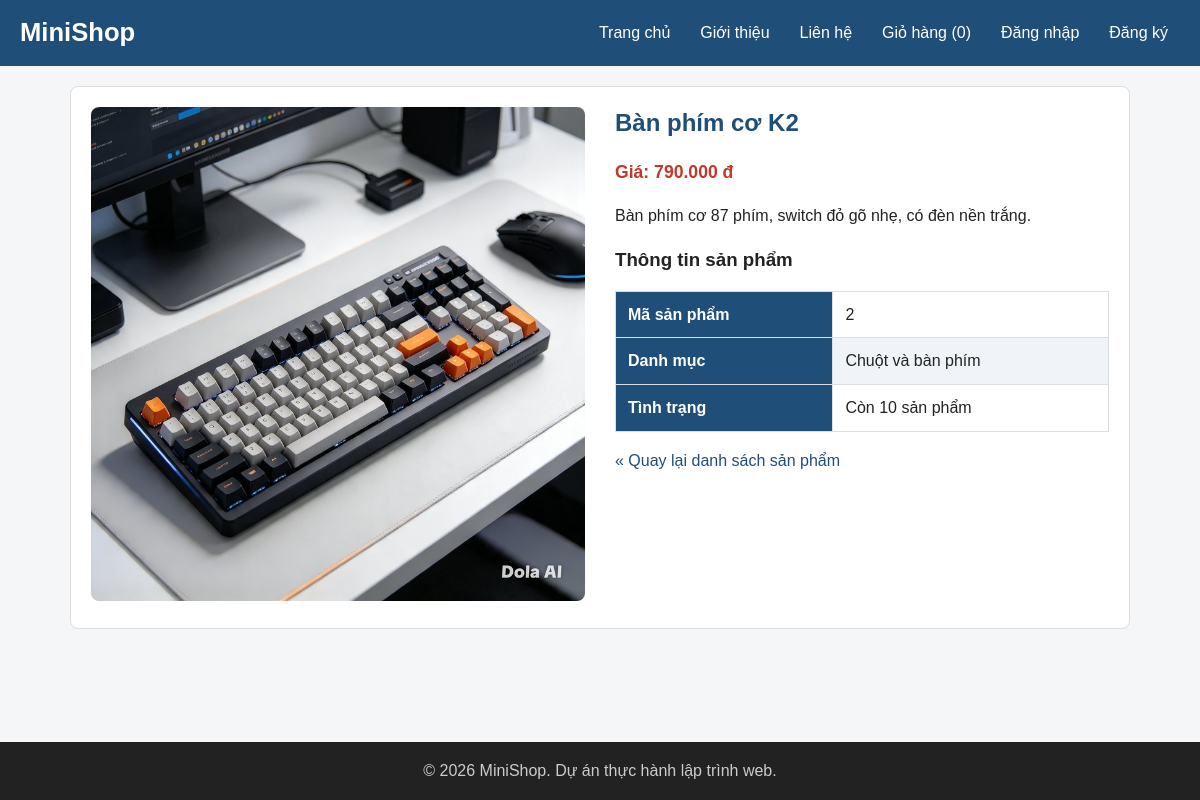
/product.php?id=2, run on the app's committed database.
### tables this page shows
CREATE TABLE products (
    id          INT UNSIGNED AUTO_INCREMENT PRIMARY KEY,
    category_id INT UNSIGNED NOT NULL,
    name        VARCHAR(200) NOT NULL,
    price       INT UNSIGNED NOT NULL,
    description TEXT,
    image       VARCHAR(255) NOT NULL DEFAULT 'images/sp01.jpg',
    stock       INT UNSIGNED NOT NULL DEFAULT 0,
    created_at  DATETIME NOT NULL DEFAULT CURRENT_TIMESTAMP,
    FOREIGN KEY (category_id) REFERENCES categories (id)
);

CREATE TABLE categories (
    id   INT UNSIGNED AUTO_INCREMENT PRIMARY KEY,
    name VARCHAR(100) NOT NULL
);

### includes/functions.php (called while the page is built)
<?php
function e($value)
{
    return htmlspecialchars((string) $value, ENT_QUOTES, 'UTF-8');
}
function format_price($amount)
{
    return number_format((int) $amount, 0, ',', '.') . ' đ';
}
function url($path = '')
{
    return BASE_URL . ltrim($path, '/');
}

### product.php (the view, shortened to what this page needs)
<?php
require __DIR__ . '/includes/init.php';
$id = (int) ($_GET['id'] ?? 0);
$stmt = $pdo->prepare(
    'SELECT p.*, c.name AS category_name
     FROM products p
     JOIN categories c ON c.id = p.category_id
     WHERE p.id = ?'
);
$stmt->execute([$id]);
$product = $stmt->fetch();
require __DIR__ . '/includes/header.php';
?>
<article class="product-detail">
    <div class="product-image">
        <img src="<?= url($product['image']) ?>" alt="<?= e($product['name']) ?>">
    </div>
    <div class="product-info">
        <h2><?= e($product['name']) ?></h2>
        <p class="price">Giá: <strong><?= format_price($product['price']) ?></strong></p>
        <p><?= nl2br(e($product['description'])) ?></p>
        <h3>Thông tin sản phẩm</h3>
        <table>
            <tbody>
                <tr>
                    <th>Mã sản phẩm</th>
                    <td><?= $product['id'] ?></td>
                </tr>
                <tr>
                    <th>Danh mục</th>
                    <td><?= e($product['category_name']) ?></td>
                </tr>
                <tr>
                    <th>Tình trạng</th>
                    <td><?= $product['stock'] > 0 ? 'Còn ' . $product['stock'] . ' sản phẩm' : 'Hết hàng' ?></td>
                </tr>
            </tbody>
        </table>
        <p><a href="<?= url('index.php') ?>">&laquo; Quay lại danh sách sản phẩm</a></p>
    </div>
</article>
<?php require __DIR__ . '/includes/footer.php'; ?>

### css/style.css (style rules this page uses)
:root { --primary: #1f4e79; --primary-dark: #163a5a; --accent: #e67e22; --accent-dark: #cf6d17; --text: #222222; --muted: #666666; --border: #dddddd; --bg: #f5f6f8; --white: #ffffff; --danger: #c0392b; }
* { box-sizing: border-box; }
body { margin: 0; font-family: Arial, Helvetica, sans-serif; font-size: 16px; line-height: 1.6; color: var(--text); background-color: var(--bg); }
h1, h2, h3 { line-height: 1.3; }
h2 { color: var(--primary); }
a { color: var(--primary); text-decoration: none; }
img { max-width: 100%; height: auto; }
.price { color: var(--danger); font-size: 1.1rem; font-weight: bold; }
.product-detail { display: grid; grid-template-columns: 1fr 1fr; gap: 30px; padding: 20px; border: 1px solid var(--border); border-radius: 8px; background-color: var(--white); }
.product-image img { width: 100%; border-radius: 8px; }
.product-info h2 { margin-top: 0; }
body { display: flex; flex-direction: column; min-height: 100vh; }
table { width: 100%; border-collapse: collapse; background-color: var(--white); }
th, td { padding: 10px 12px; border: 1px solid var(--border); text-align: left; }
th { background-color: var(--primary); color: var(--white); }
tbody tr:nth-child(even) { background-color: #f0f4f8; }

### data on the page
products: image (picture), name "Bàn phím cơ K2", price "790.000 đ", description "Bàn phím cơ 87 phím, switch đỏ gõ nhẹ, có đèn nền trắng.", id "2", category.name "Chuột và bàn phím", stock "10"

### other printed values
APP_NAME "MiniShop"
